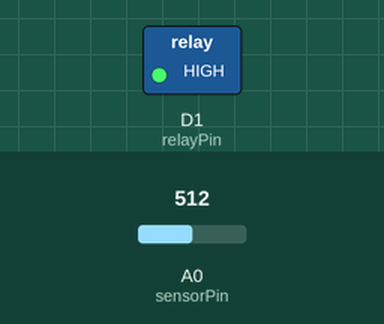
The sketch below on a simulated ESP8266 (NodeMCU). On the bench: switched loads named in the sketch (green lamp = pin HIGH). The inputs (shaded band) are chosen by the test bench; at power-on: A0 (sensorPin) = 512. WiFi joins after 1.5 s; servers stay silent unless stated.

Above: at 3.0 s.
3.1 s: A0 (sensorPin) set to 700
5.0 s: A0 (sensorPin) set to 728
At 7.0 s:
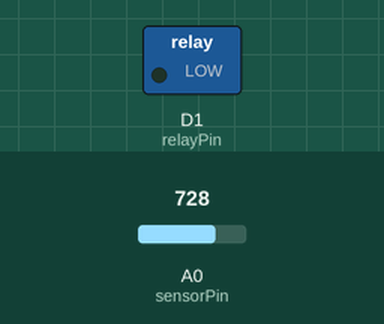
7.3 s: A0 (sensorPin) set to 511
At 8.8 s:
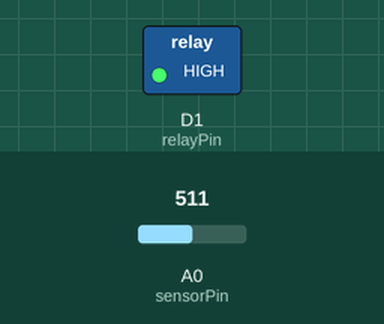
9.3 s: A0 (sensorPin) set to 716
At 10.3 s:
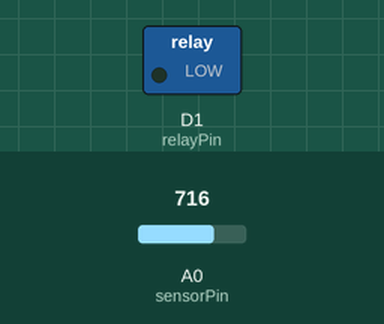
Timing chart, 0 to 12.3 s (numbered marks = the images above; inputs shaded):
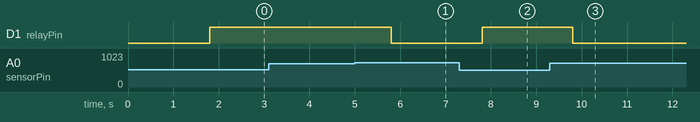

The sketch:

automatic_gpt.ino.ino
```cpp
#define BLYNK_TEMPLATE_ID "TMPL3T86BJpwg"
#define BLYNK_TEMPLATE_NAME "Automatic Plant Watering System"
#define BLYNK_AUTH_TOKEN "m7cchcIhb0cu0tQQdo7B70Ak2YEq6J7k"

#define BLYNK_PRINT Serial
#include <ESP8266WiFi.h>
#include <BlynkSimpleEsp8266.h>

char auth[] = "m7cchcIhb0cu0tQQdo7B70Ak2YEq6J7k";
char ssid[] = "vivo";
char pass[] = "siiuuu@7";

#define sensorPin A0
#define relayPin D1

BlynkTimer timer;

void setup()
{
  Serial.begin(9600);
  Blynk.begin(auth, ssid, pass);
  pinMode(relayPin, OUTPUT);
  digitalWrite(relayPin, HIGH);
  timer.setInterval(1000L, checkSoilMoisture);
}

void checkSoilMoisture()
{
  int sensorValue = analogRead(sensorPin);
  int moisturePercent = map(sensorValue, 1023, 0, 0, 100);
  Blynk.virtualWrite(V0, moisturePercent);

  if (moisturePercent < 30)
  {
    digitalWrite(relayPin, LOW); // Turn on pump
  }
  else
  {
    digitalWrite(relayPin, HIGH); // Turn off pump
  }
}

BLYNK_WRITE(V1)
{
  int buttonState = param.asInt();
  if (buttonState == 1)
  {
    digitalWrite(relayPin, LOW); // Turn on pump
  }
  else
  {
    digitalWrite(relayPin, HIGH); // Turn off pump
  }
}

void loop()
{
  Blynk.run();
  timer.run();
}
```

Measured:
- the behaviour switches between 710 and 711 on A0 (sensorPin) (found by bisection; images 0 and 1)
- after the input at 3.1 s, every drawn part: stays the same
- after the input at 5.0 s, D1 (relayPin): HIGH → LOW after 0.80 s
- after the input at 7.3 s, D1 (relayPin): LOW → HIGH after 0.50 s
- after the input at 9.3 s, D1 (relayPin): HIGH → LOW after 0.50 s
